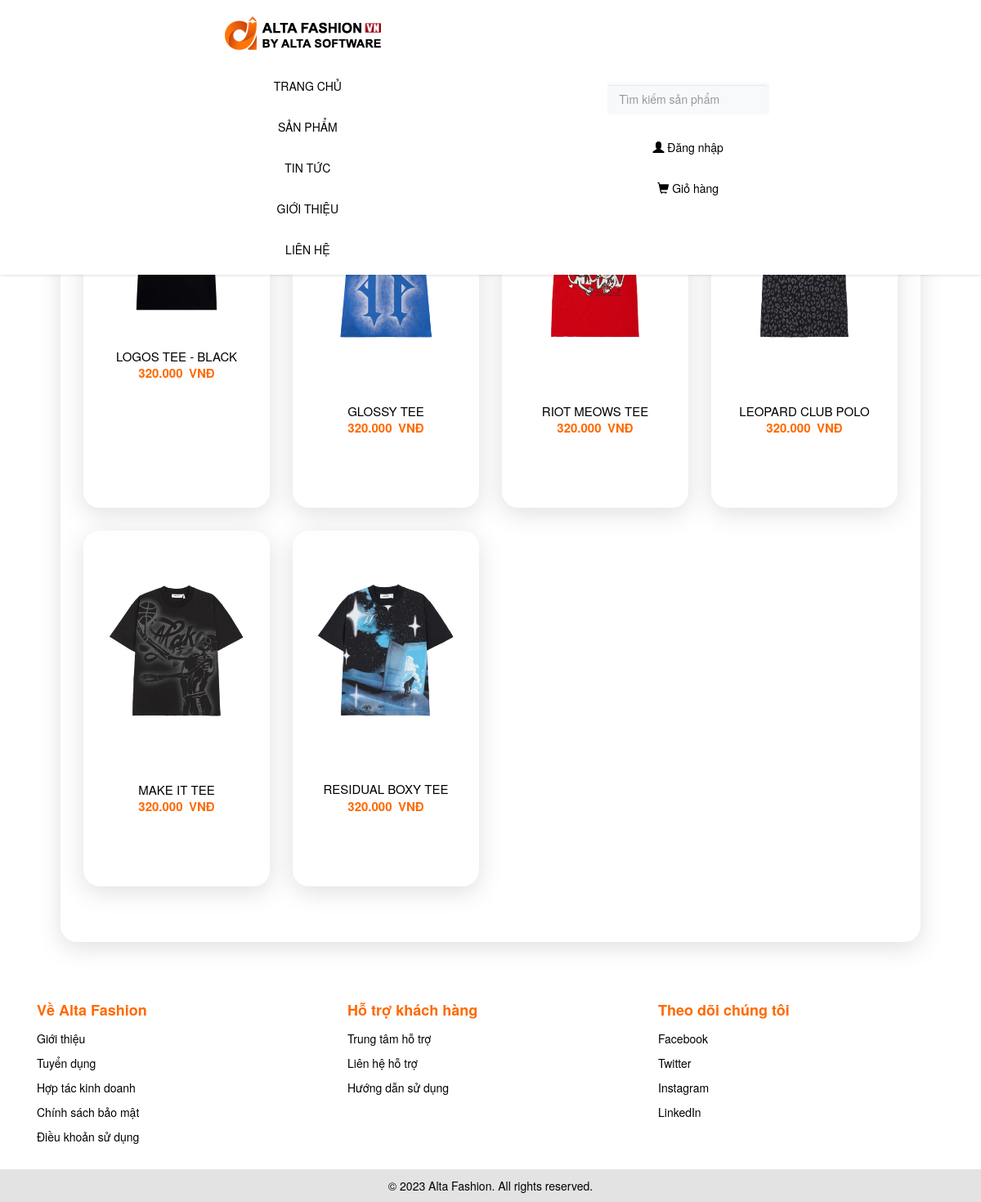
Screenshot of /?thamso=xuat_san_pham&id=1 with the database file from the repository.
### tables this page shows
CREATE TABLE `menu_ngang` (
  `id` int(11) NOT NULL,
  `ten` varchar(256) NOT NULL,
  `noi_dung` mediumtext NOT NULL,
  `loai_menu` varchar(256) NOT NULL
);

CREATE TABLE `san_pham` (
  `id` int(11) NOT NULL,
  `ten` varchar(256) NOT NULL,
  `gia` int(255) NOT NULL,
  `hinh_anh` varchar(256) NOT NULL,
  `noi_dung` mediumtext NOT NULL,
  `thuoc_menu` int(255) NOT NULL,
  `noi_bat` varchar(256) NOT NULL,
  `trang_chu` varchar(256) NOT NULL,
  `sap_xep_trang_chu` int(255) NOT NULL
);

### chuc_nang/san_pham/xuat.php (the view, shortened to what this page needs)
<?php
	$id=$_GET['id'];
	$tv_danhmuc="select * from menu_doc  where id='$id' limit 1";
    $tv_danhmuc1=mysqli_query($conn,$tv_danhmuc);
	$tv_danhmuc2=mysqli_fetch_array($tv_danhmuc1);
	echo '<h2>'.$tv_danhmuc2['ten'].'</h2>';
?>
<div class="product-list">
<?php
    $so_du_lieu=10;
    if(!isset($_GET['trang'])){$vtbd=0;}else{$vtbd=($_GET['trang']-1)*$so_du_lieu;}
    $tv="select id,ten,gia,hinh_anh,thuoc_menu from san_pham  where thuoc_menu='$id' order by id desc limit $vtbd,$so_du_lieu";
    $tv_1=mysqli_query($conn,$tv);
    while($tv_2=mysqli_fetch_array($tv_1))
    {
        echo "<div class='product'>";
        if($tv_2!=false)
        {
            $link_anh="hinh_anh/san_pham/".$tv_2['hinh_anh'];
            $link_chi_tiet="?thamso=chi_tiet_san_pham&id=".$tv_2['id'];
            $gia=$tv_2['gia'];
            $gia=number_format($gia,0,",",".");
            echo "<a href='$link_chi_tiet' >";
            echo "<img src='$link_anh' width='200px' class='product_img' >";
            echo "</a>";
            echo "<br>";
            echo "<br>";
            echo "<div class='product_details'>";
            echo "<div class='product_name'>";
            echo "<a href='$link_chi_tiet' >";
            echo $tv_2['ten'];
            echo "</a><br>";
            echo "</div>";
            echo "<div class='product_price'>";
            echo $gia.'&ensp;VNĐ';
            echo "</div>";
            echo "</div>";
            echo "<br>";
        }
        else
        {
            echo "<div class='product_details'>";
            echo "<div class='product_name'>Không tìm thấy sản phẩm</div>";
            echo "</div>";
        }
        echo "</div>";
    }
?>
</div>
<?php
	include('chuc_nang/pagination/pagination.php');
?>

### chuc_nang/menu_ngang/menu_ngang.php (shortened to what this page needs)
<?php
    $tv="select id,ten,loai_menu from menu_ngang order by id";
    $tv_1=mysqli_query($conn,$tv);
    echo '<nav class="navbar navbar-fixed-top">
				<ul class="nav navbar-nav navbar-left">
					<li style="margin-right:1em"><a href="index.php" class="active"><img src="hinh_anh/logo/logo.png" class="logo"></a></li>
					<li><a href="index.php">TRANG CHỦ</a></li>';
					while($tv_2=mysqli_fetch_array($tv_1))
					{
						if($tv_2['loai_menu']==""){$link_menu="?thamso=xuat_mot_tin&id=".$tv_2['id'];}
						if($tv_2['loai_menu']=="tin_tuc"){$link_menu="?thamso=bai_viet";}
						if($tv_2['loai_menu']=="san_pham"){$link_menu="?thamso=xuat_san_pham_2";}
						echo "<li class='nav-item'><a href='$link_menu'>";
							echo $tv_2['ten'];
						echo "</a></li>";
					}
		echo '</ul>';
		echo'<ul class="nav navbar-nav navbar-right">
		<li style="margin-top:9px;">';
		include('chuc_nang/tim_kiem/vung_tim_kiem.php');
		echo '</li>
					<li>';
						if(isset($_SESSION['xac_dinh_dang_nhap']))
							{
								echo '<a href="?thamso=profile"><span class="glyphicon glyphicon-user"></span>';
								echo ' Hi, <span style="color:rgba(255,105,0,1);font-weight:bold;">'.ucfirst($_SESSION['ky_danh']).'</span>';
								echo '</a>';
							}
							else
							{
								echo '<a href="?thamso=dang_nhap"><span class="glyphicon glyphicon-user"></span>';
								echo ' Đăng nhập';
								echo '</a>';
							}
					echo '</li>
					<li>';
							if(isset($_SESSION['xac_dinh_dang_nhap']))
							{
								echo '<a href="?thamso=profile&dieu_huong=gio_hang">';
								echo '<span class="glyphicon glyphicon-shopping-cart"></span>';
								echo ' Giỏ hàng</a>';
							}
							else
							{
								echo '<a href="?thamso=gio_hang">';
								echo '<span class="glyphicon glyphicon-shopping-cart"></span>';
								echo ' Giỏ hàng</a>';
							}
					echo '</a></li>
			</ul>
    </nav>';
?>

### giao_dien/giao_dien.css (style rules this page uses)
a { text-decoration: none; }
.navbar { background-color: #fff !important; color: black !important; border: none; box-shadow: 0 0 4px 0 rgba(0, 0, 0, 0.2); }
.navbar a { color: black !important; }
.navbar-nav.navbar-left { display: flex; align-items: center; justify-content: center; margin: 0; padding: 0; }
.navbar-nav.navbar-right { margin-top: 12px; margin-right:5px; }
.product-list { display: flex; flex-wrap: wrap; }
.product { flex-basis: calc(25% - 2em); margin: 1em; padding: 1em; text-align: center; border-radius: 20px; box-shadow: rgba(100, 100, 111, 0.2) 0px 7px 29px 0px; transition: transform 0.2s; overflow: hidden; }
.product_img { transition: transform 0.2s; }
.product_details { border-radius: 8px; height: 100px; }
.product_name { padding-top: 5px; width: 100%; }
.product_name a { font-size: 15px; margin: auto; color:#000; text-decoration: none; }
.product_price { width: 100%; height: 30px; color: rgba(255,105,0,1); font-weight: bold; font-size: 15px; }

### rows the page displays
menu_ngang: ten "SẢN PHẨM"
menu_ngang: ten "TIN TỨC"
menu_ngang: ten "GIỚI THIỆU"
menu_ngang: ten "LIÊN HỆ"
san_pham: ten "LOGOS TEE - BLACK", gia "320.000"
san_pham: ten "GLOSSY TEE", gia "320.000"
san_pham: ten "RIOT MEOWS TEE", gia "320.000"
san_pham: ten "LEOPARD CLUB POLO", gia "320.000"
san_pham: hinh_anh (picture), ten "MAKE IT TEE", gia "320.000"
san_pham: hinh_anh (picture), ten "RESIDUAL BOXY TEE", gia "320.000"
